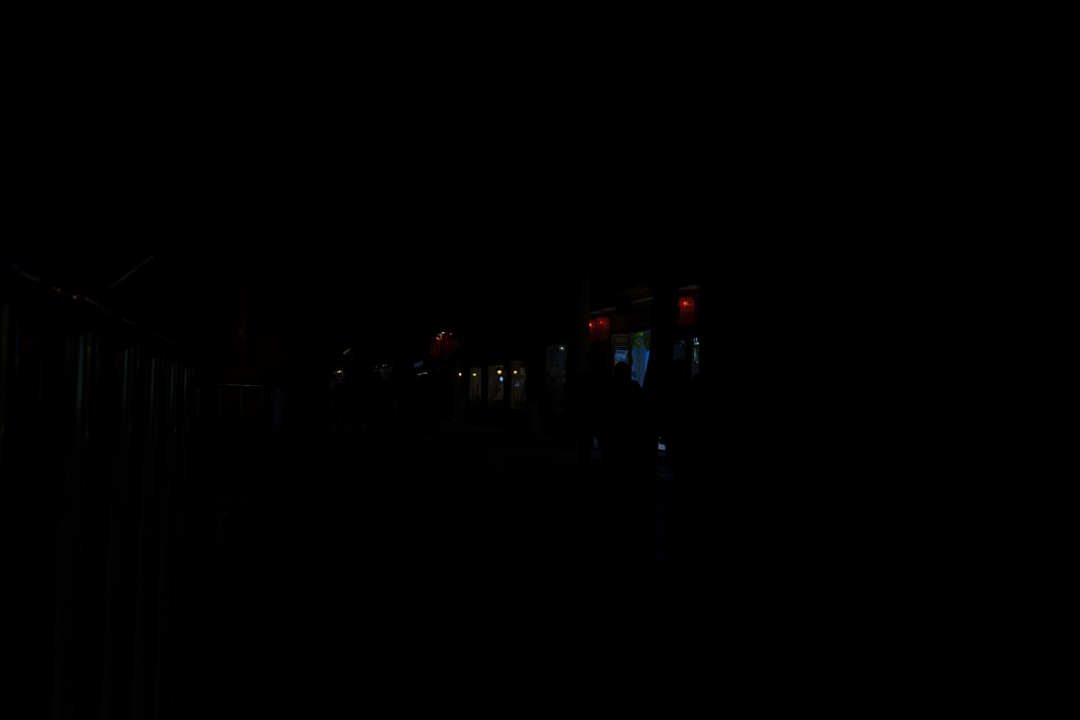
#> input picture act1-va/images/1187.png, 1080 x 720 px, found by its file name
$ jupyter execute 'T6_Ecualización_del_histograma.ipynb'
#> lines starting #> are read from the running program, lines starting #| are printed output that depends on the picture
# Ecualización del Histograma
## ¿Cómo realizamos la Ecualización del Histograma manualmente?

### Librerías

[cell 1]
# Importar Librerías
import cv2
import numpy as np
import matplotlib.pyplot as plt
import requests
from io import BytesIO
from google.colab import files
import pandas as pd
# filtra warnings
import warnings
warnings.filterwarnings('ignore')

### Funciones

[cell 2]
# Función para redimensionar la imagen
def resize_image(image, size):
    return cv2.resize(image, (size, size), interpolation=cv2.INTER_AREA)

# Función para mostrar una imagen con los valores de intensidad pintados
def mostrar_imagen_con_valores(imagen, titulo):
    plt.imshow(imagen, cmap="gray")
    plt.title(titulo)
    plt.axis("off")
    for i in range(imagen.shape[0]):
        for j in range(imagen.shape[1]):
            value = imagen[i, j]
            plt.text(j, i, f"{value}", color="red", ha="center", va="center", fontsize=8)

# Función para calcular y mostrar histograma y CDF
def mostrar_histograma_e_cdf(imagen, titulo, ax):
    hist, bins = np.histogram(imagen.flatten(), 256, [0, 256])
    cdf = hist.cumsum()
    cdf_normalized = cdf * float(hist.max()) / cdf.max()

    ax.plot(cdf_normalized, color="b", label="CDF")
    ax.hist(imagen.flatten(), bins=256, color="gray", alpha=0.7, label="Histograma")
    ax.set_title(titulo)
    ax.set_xlabel("Intensidad")
    ax.set_ylabel("Frecuencia")
    ax.legend()

### Cargamos Imagen y Redimensionamos

[cell 3]
uploaded = files.upload()
#> the answer given: 1187.png
image_path = list(uploaded.keys())[0]
image = cv2.imread(image_path, cv2.IMREAD_GRAYSCALE)
#> image: shape (720, 1080); min 0, max 247, mean 0.3

# Redimensionar la imagen a 16x16 píxeles, puedes probar a cambiar a otras resoluciones! 32x32 etc
size_x = 16
size_y = 16
resized_image = cv2.resize(image, (size_x, size_y), interpolation=cv2.INTER_AREA)

# Crear la figura
plt.figure(figsize=(8, 8))
plt.imshow(resized_image, cmap="gray")
plt.title(f"Imagen en escala de grises ({size_x}x{size_y}) con valores de intensidad")
plt.axis("off")

# Añadir los valores de intensidad en cada píxel
for i in range(resized_image.shape[0]):
    for j in range(resized_image.shape[1]):
        value = resized_image[i, j]
        plt.text(j, i, f"{value}", color="red", ha="center", va="center", fontsize=10)

# Mostrar la imagen con los valores
plt.show()
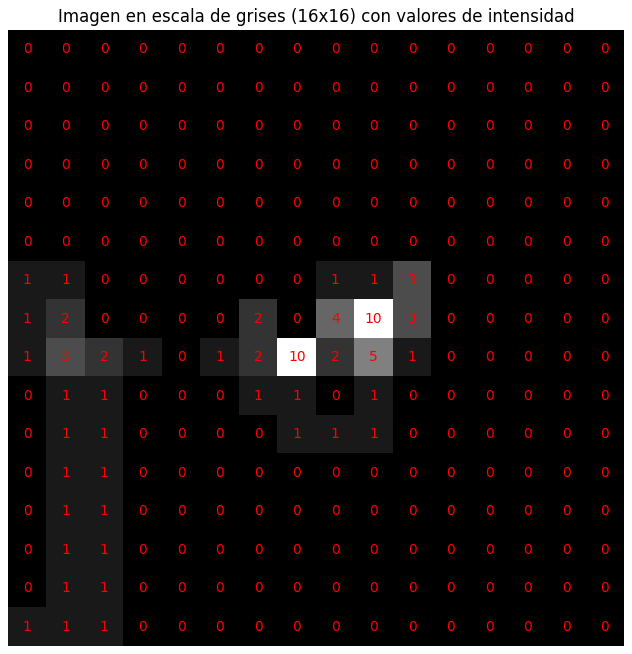
#> figure drawn by matplotlib, 1 panel

### Frecuencia de intensidades y suma acumulativa

[cell 4]
# Calcular la frecuencia de intensidades
unique, counts = np.unique(resized_image, return_counts=True)
#> unique = [0, 1, 2, 3, 4, 5, 10]; counts = [214, 30, 5, 3, 1, 1, 2]
frequency_df = pd.DataFrame({"Intensity": unique, "Frequency": counts})
#> frequency_df = table of 7 rows and 2 columns

# Calcular la suma acumulativa
frequency_df["Cumulative Sum"] = frequency_df["Frequency"].cumsum()
frequency_df
#> Out = table of 7 rows and 3 columns

### Representación Gráfica del histograma y la suma acumulativa de intensidades
- CDF (Cumulative Distribution Frequency)

[cell 5]
hist,bins = np.histogram(resized_image.flatten(),256,[0,256])
#> hist = 256 values, max 214 at index 0, min 0 at index 6, mean 1; bins = 257 values from 0 to 256

cdf = hist.cumsum()
#> cdf = 256 values from 214 to 256
cdf_normalized = cdf * float(hist.max()) / cdf.max()
#> cdf_normalized = 256 values from 178.9 to 214

# Histograma de la imagen original
plt.plot(cdf_normalized, color = 'b')
plt.hist(resized_image.flatten(), bins=256, color='gray', alpha=0.9)
plt.title("Histograma Escala de Grises")
plt.xlabel("Intensidad")
plt.ylabel("Frecuencia")
plt.legend(["CDF", "Histograma"])
plt.show();
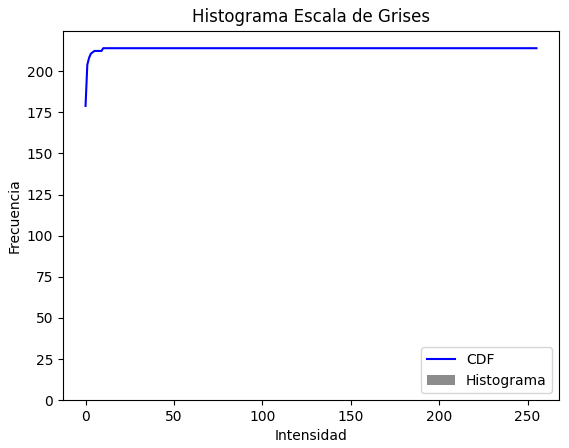
#> figure drawn by matplotlib, 1 panel; tallest bar 214 high, from x = 0 to 0.0391; curve peaks at x = 10, y = 214

# Procedemos a calcular la ecualización del histograma

## Introducción

La ecualización del histograma redistribuye los valores de intensidad de una imagen para mejorar su contraste. El cálculo se basa en la fórmula siguiente:

### Fórmula

$$
h(v) = \text{round}\left(\frac{\text{cdf}(v) - \text{cdf}_{\text{min}}}{(M \cdot N) - \text{cdf}_{\text{min}}} \cdot (L - 1)\right)
$$

Donde:

- $h(v)$: Intensidad de salida para un nivel $v$.
- $\text{cdf}(v)$: Función de distribución acumulativa (CDF) para el nivel $v$.
- $\text{cdf}_{\text{min}}$: Valor mínimo de la CDF que no es cero.
- $M \cdot N$: Número total de píxeles en la imagen. Ejemplo con 16x16
- $L$: Número total de niveles de intensidad (256 para imágenes de 8 bits).

---

## Ejemplo

Supongamos que tenemos la siguiente tabla de valores de intensidad y sus correspondientes valores acumulativos (CDF):

| Valor de Intensidad         | CDF                     |
|-----------------------------|-------------------------|
| 89                          | 26                      |
| 90                          | 27                      |
| 95                          | 28                      |
| **96**                      | **29**                  |
| 97                          | 139                     |

 Cálculo para \( v = 96 \)

$$
h(96) = \text{round}\left(\frac{29 - 1}{(16\cdot16)- 1} \cdot 255\right)=\text{round}(0.1098 \cdot 255)= 28
$$

Aplicando esta fórmula para cada píxel de la imagen, obtenemos la matriz transformada:

[cell 6]
# Calcular el histograma y el CDF
unique, counts = np.unique(resized_image, return_counts=True)
cdf = np.cumsum(counts)
#> cdf = [214, 244, 249, 252, 253, 254, 256]
cdf_min = np.min(cdf)
#> cdf_min = 214
total_pixels = resized_image.size
#> total_pixels = 256
L = 256  # Rango de intensidades (0-255)

# Crear un mapa de mapeo para intensidades
mapping = {}
for intensity, freq, cdf_val in zip(unique, counts, cdf):
    mapping[intensity] = round(((cdf_val - cdf_min) / (total_pixels - cdf_min)) * (L - 1))
#> this loop made 7 passes
#> (intensity, freq, cdf_val) on passes 1 to 7: (0, 214, 214), (1, 30, 244), (2, 5, 249), (3, 3, 252), (4, 1, 253), (5, 1, 254), (10, 2, 256)
#> after the loop, mapping = {0: 0, 1: 182, 2: 212, 3: 231, 4: 237, 5: 243, 10: 255}

# Ecualizar la imagen usando el mapeo
equalized_image = np.zeros_like(resized_image)
for intensity in unique:
    equalized_image[resized_image == intensity] = mapping[intensity]
#> this loop made 7 passes
#> intensity on pass 7: 10

# Crear la figura y mostrar las imágenes lado a lado
plt.figure(figsize=(12, 6))

# Mostrar la imagen original
plt.subplot(1, 2, 1)
mostrar_imagen_con_valores(resized_image, "Imagen Original con Valores")

# Mostrar la imagen ecualizada
plt.subplot(1, 2, 2)
mostrar_imagen_con_valores(equalized_image, "Imagen Ecualizada con Valores")

plt.tight_layout()
plt.show()
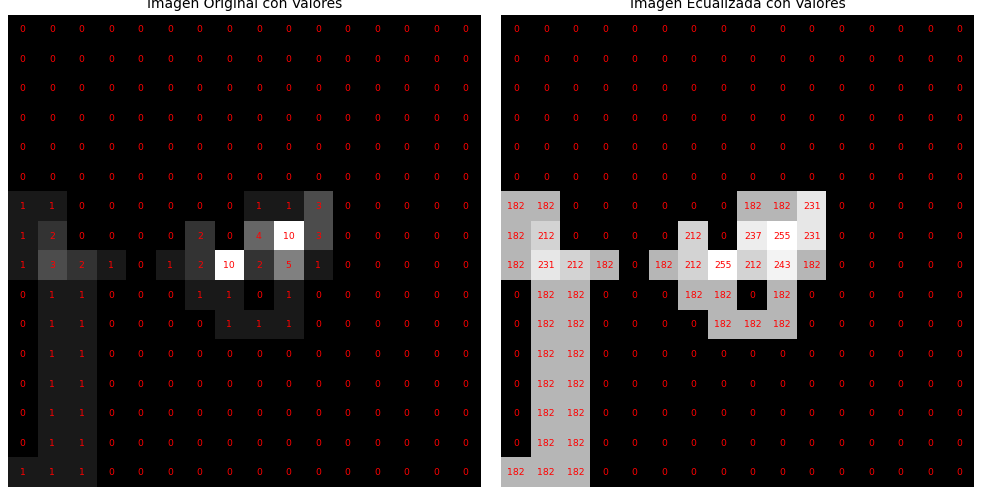
#> figure drawn by matplotlib, 2 panels

## Utilizando OpenCV obtenemos los mismo resultados

[cell 7]
# Ecualizar la imagen utilizando OpenCV
equalized_image_cv2 = cv2.equalizeHist(resized_image)

# Crear la figura y mostrar las imágenes lado a lado
plt.figure(figsize=(12, 6))

# Mostrar la imagen original
plt.subplot(1, 2, 1)
mostrar_imagen_con_valores(resized_image, "Imagen Original con Valores")

# Mostrar la imagen ecualizada
plt.subplot(1, 2, 2)
mostrar_imagen_con_valores(equalized_image_cv2, "Imagen Ecualizada con Valores (OpenCV)")

plt.tight_layout()
plt.show()

[cell 8]
# Crear la figura para los tres casos
fig, axs = plt.subplots(1, 3, figsize=(18, 6))

# Histograma y CDF para imagen original
mostrar_histograma_e_cdf(resized_image, "Original", axs[0])
#> in mostrar_histograma_e_cdf, `hist, bins = np.histogram(imagen.flatten(), 256, [0, 256])`: bins = 257 values from 0 to 256
#> in mostrar_histograma_e_cdf, `cdf = hist.cumsum()`: cdf = 256 values from 214 to 256
#> in mostrar_histograma_e_cdf, `cdf_normalized = cdf * float(hist.max()) / cdf.max()`: cdf_normalized = 256 values from 178.9 to 214
# Histograma y CDF para ecualización manual
mostrar_histograma_e_cdf(equalized_image, "Ecualización Manual", axs[1])
# Histograma y CDF para ecualización con OpenCV
mostrar_histograma_e_cdf(equalized_image_cv2, "Ecualización OpenCV", axs[2])

plt.tight_layout()
plt.show()
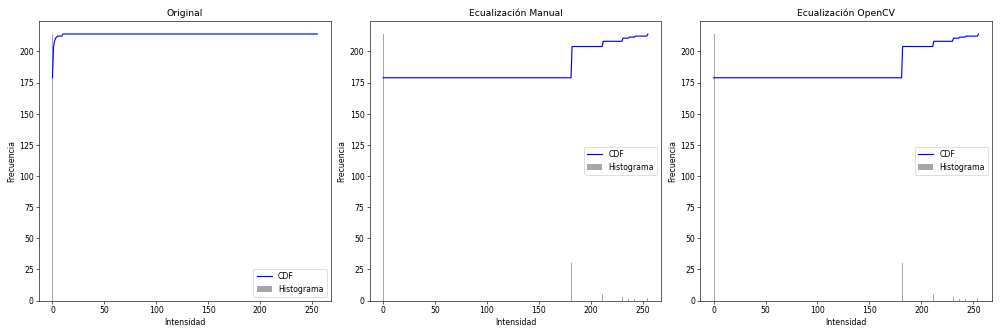
#> figure drawn by matplotlib, 3 panels; panel 1: tallest bar 214 high, from x = 0 to 0.0391; panel 1: curve peaks at x = 10, y = 214; panel 2: tallest bar 214 high, from x = 0 to 0.996; panel 2: curve peaks at x = 255, y = 214

$ run again, on act1-va/images/1457.png
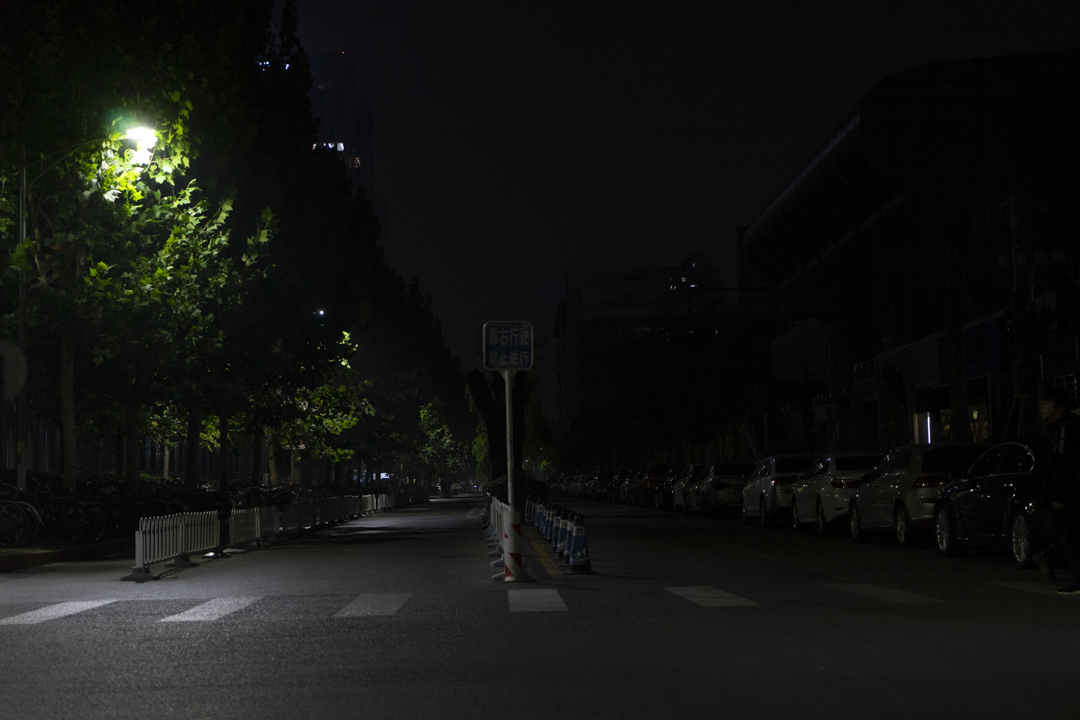
#> input picture act1-va/images/1457.png, 1080 x 720 px, found by its file name
#> unique = 60 values from 3 to 127; counts = 60 values, max 23 at index 7, min 1 at index 14, mean 4.27
#> frequency_df = table of 60 rows and 2 columns
#> Out = table of 60 rows and 3 columns
#> `hist,bins = np.histogram(resized_image.flatten(),256,[0,256])`: hist = 256 values, max 23 at index 10, min 0 at index 0, mean 1; bins = 257 values from 0 to 256
#> `cdf = hist.cumsum()`: cdf = 256 values from 0 to 256
#> `cdf_normalized = cdf * float(hist.max()) / cdf.max()`: cdf_normalized = 256 values from 0 to 23
#> `cdf = np.cumsum(counts)`: cdf = 60 values from 14 to 256
#> cdf_min = 14
#> the loop `for intensity, freq, cdf_val in zip(unique, counts, cdf):` made 60 passes
#> (intensity, freq, cdf_val) on passes 1 to 8: (3, 14, 14), (4, 17, 31), (5, 13, 44), (6, 5, 49), (7, 5, 54), (8, 13, 67), (9, 12, 79), (10, 23, 102)
#> after the loop `for intensity, freq, cdf_val in zip(unique, counts, cdf):`: mapping = 60 items
#> the loop `for intensity in unique:` made 60 passes
#> intensity on passes 1 to 8: 3, 4, 5, 6, 7, 8, 9, 10
#> `plt.show()`:
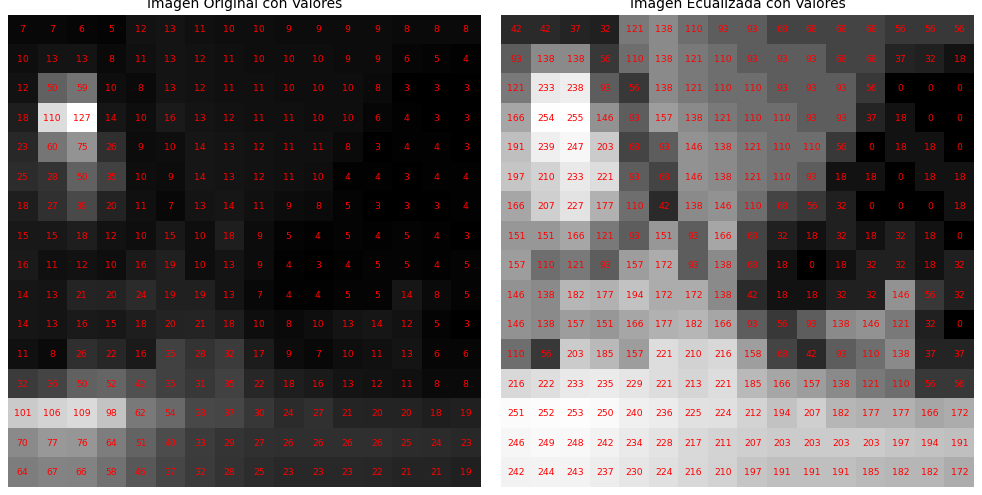
#> figure drawn by matplotlib, 2 panels
#> in mostrar_histograma_e_cdf, `hist, bins = np.histogram(imagen.flatten(), 256, [0, 256])`: bins = 257 values from 0 to 256
#> in mostrar_histograma_e_cdf, `cdf = hist.cumsum()`: cdf = 256 values from 0 to 256
#> in mostrar_histograma_e_cdf, `cdf_normalized = cdf * float(hist.max()) / cdf.max()`: cdf_normalized = 256 values from 0 to 23
#> `plt.show()`:
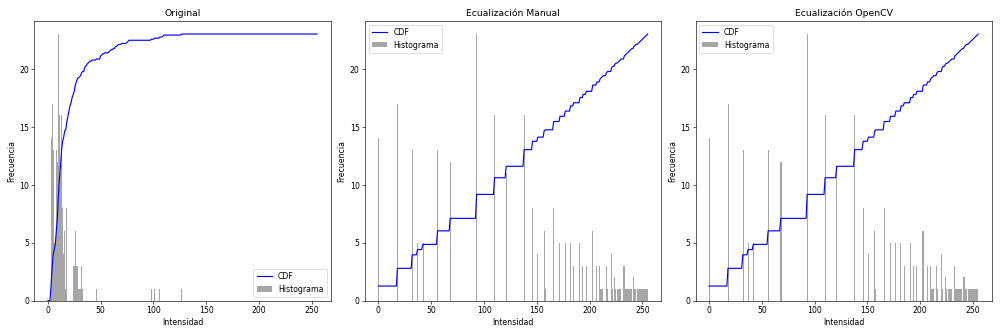
#> figure drawn by matplotlib, 3 panels; panel 1: tallest bar 23 high, from x = 9.78 to 10.27; panel 1: curve peaks at x = 127, y = 23; panel 2: tallest bar 23 high, from x = 92.64 to 93.63; panel 2: curve peaks at x = 255, y = 23

$ run again, on act1-va/images/1619.png
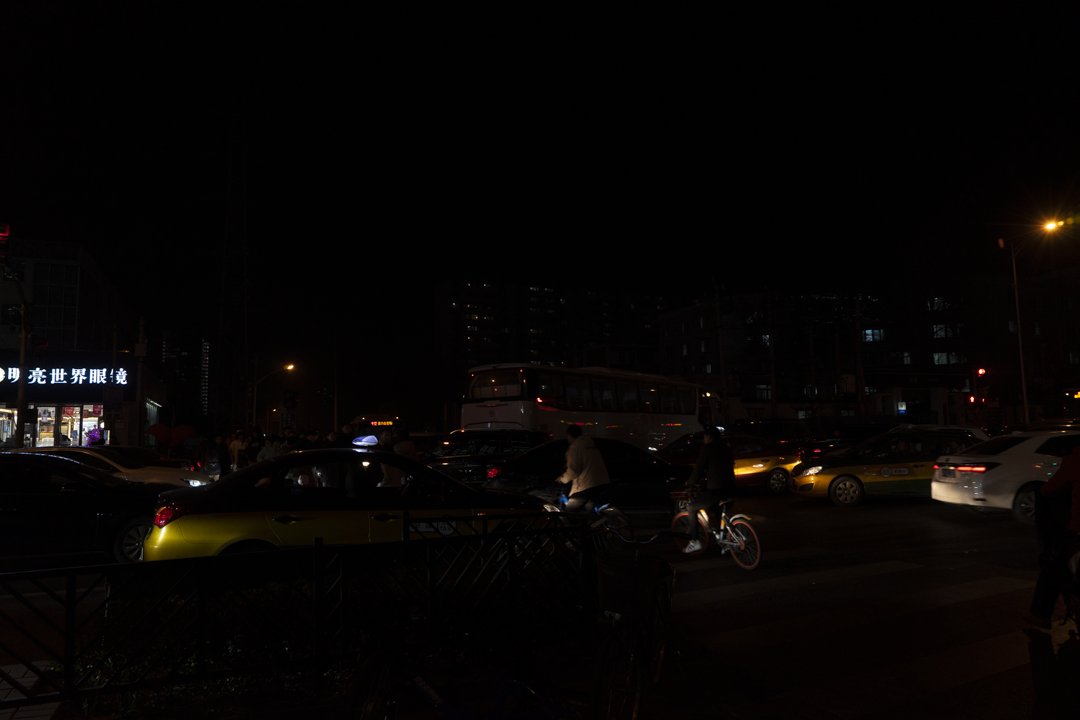
#> input picture act1-va/images/1619.png, 1080 x 720 px, found by its file name
#> unique = 29 values from 0 to 70; counts = 29 values, max 105 at index 1, min 1 at index 0, mean 8.83
#> frequency_df = table of 29 rows and 2 columns
#> Out = table of 29 rows and 3 columns
#> `hist,bins = np.histogram(resized_image.flatten(),256,[0,256])`: hist = 256 values, max 105 at index 1, min 0 at index 15, mean 1; bins = 257 values from 0 to 256
#> `cdf = hist.cumsum()`: cdf = 256 values from 1 to 256
#> `cdf_normalized = cdf * float(hist.max()) / cdf.max()`: cdf_normalized = 256 values from 0.41 to 105
#> `cdf = np.cumsum(counts)`: cdf = 29 values from 1 to 256
#> cdf_min = 1
#> the loop `for intensity, freq, cdf_val in zip(unique, counts, cdf):` made 29 passes
#> (intensity, freq, cdf_val) on passes 1 to 8: (0, 1, 1), (1, 105, 106), (2, 35, 141), (3, 24, 165), (4, 15, 180), (5, 14, 194), (6, 13, 207), (7, 10, 217)
#> after the loop `for intensity, freq, cdf_val in zip(unique, counts, cdf):`: mapping = 29 items
#> the loop `for intensity in unique:` made 29 passes
#> intensity on passes 20 to 27: 22, 24, 27, 30, 36, 46, 47, 49
#> `plt.show()`:
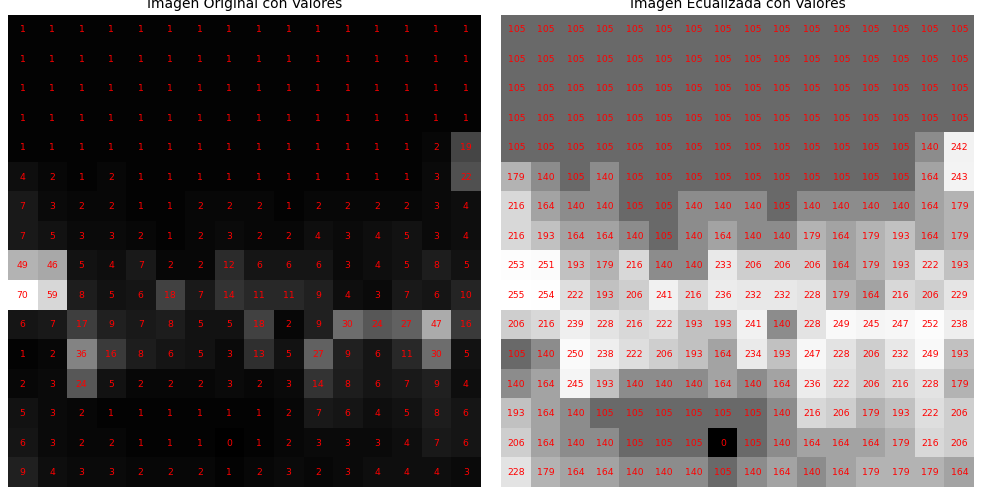
#> figure drawn by matplotlib, 2 panels
#> in mostrar_histograma_e_cdf, `hist, bins = np.histogram(imagen.flatten(), 256, [0, 256])`: bins = 257 values from 0 to 256
#> in mostrar_histograma_e_cdf, `cdf = hist.cumsum()`: cdf = 256 values from 1 to 256
#> in mostrar_histograma_e_cdf, `cdf_normalized = cdf * float(hist.max()) / cdf.max()`: cdf_normalized = 256 values from 0.41 to 105
#> `plt.show()`:
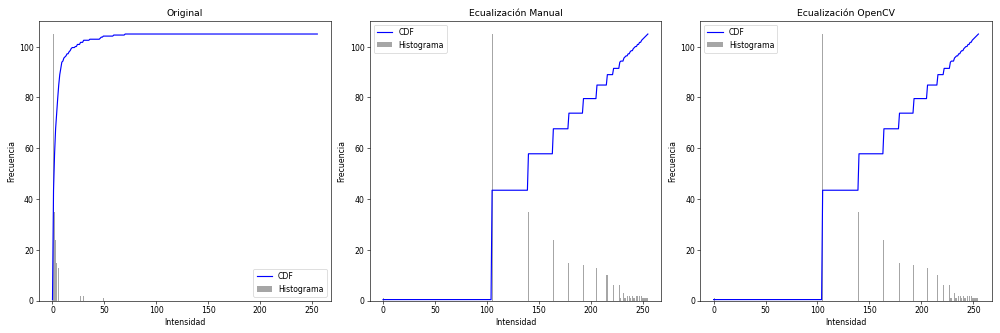
#> figure drawn by matplotlib, 3 panels; panel 1: tallest bar 105 high, from x = 0.82 to 1.09; panel 1: curve peaks at x = 70, y = 105; panel 2: tallest bar 105 high, from x = 104.6 to 105.6; panel 2: curve peaks at x = 255, y = 105
